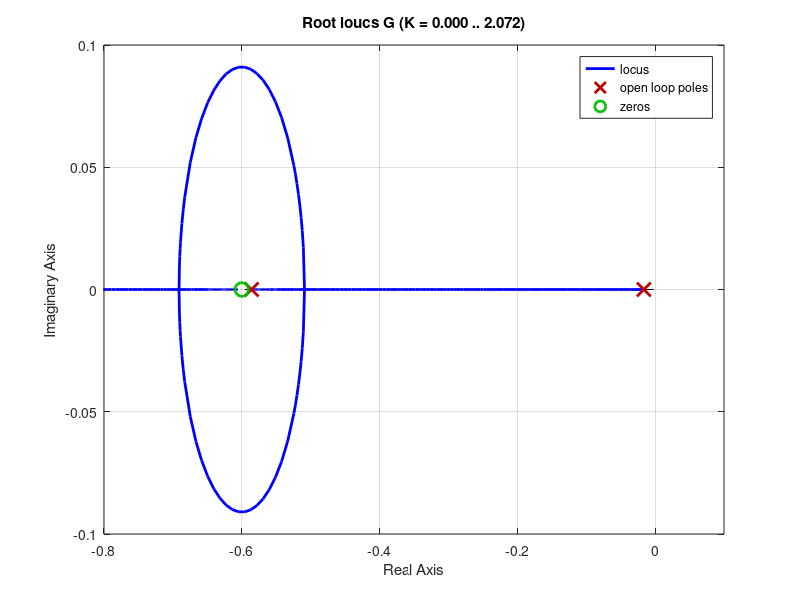

Here is the MATLAB script that generated this plot: (Note: this script raises an error after producing the figure.)
close all
clc;
clear all
numerador = [1 0.6];
denominador = poly ([-0.0163 -0.5858]);
G = tf(numerador, denominador);
rlocus(G);
axis ([-0.8, 0.1, -0.1, 0.1]);
pos=(0);
z=-log(pos/100)/sqrt(pi^2+(log(pos/100))^2);
sgrid(z,0)
% title(['Root Locus with ', num2str(pos) ,' Percent Overshoot Line'])
[K1,p]=rlocfind(G);
mf=feedback(K1*G,1);%Tu is the closed-loop TF of the uncompensated system
mf=minreal(mf);
step(4*mf);
% xlabel ('Time')
% ylabel ('Speed Sensor Output, c(t) in volts')
% title (['Step Response of Uncompensated System at K = ', num2str(K1),' to a 4 volt Input Step'])
% grid